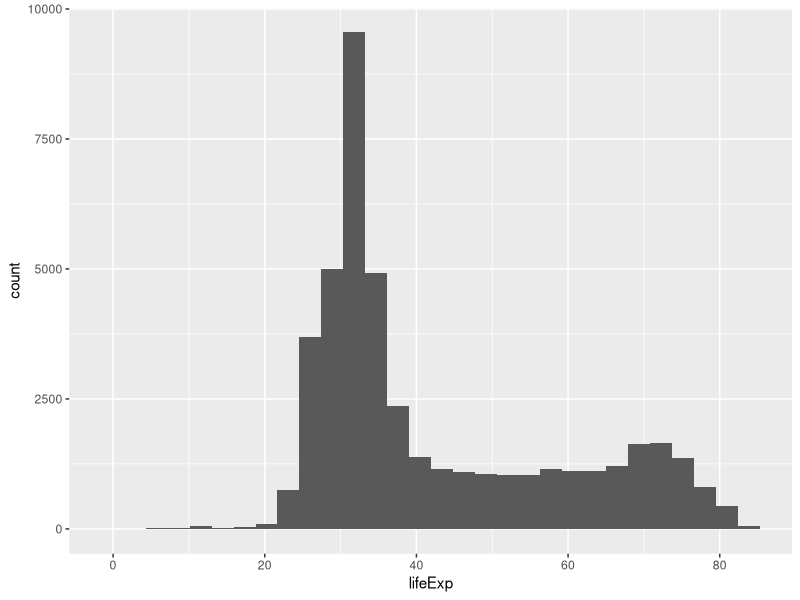
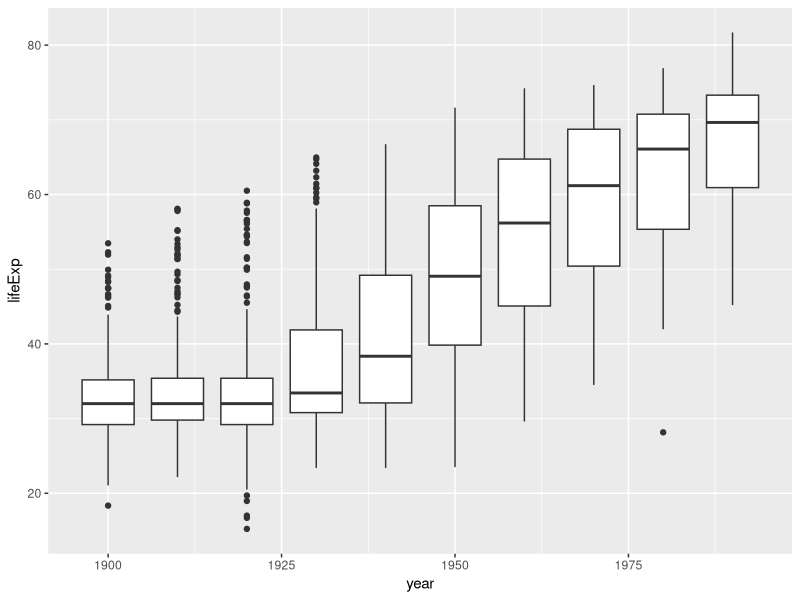
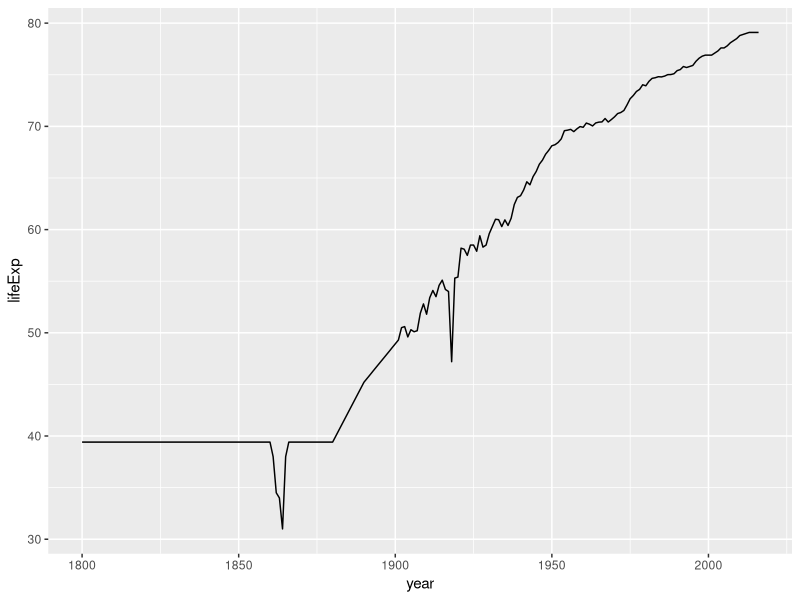
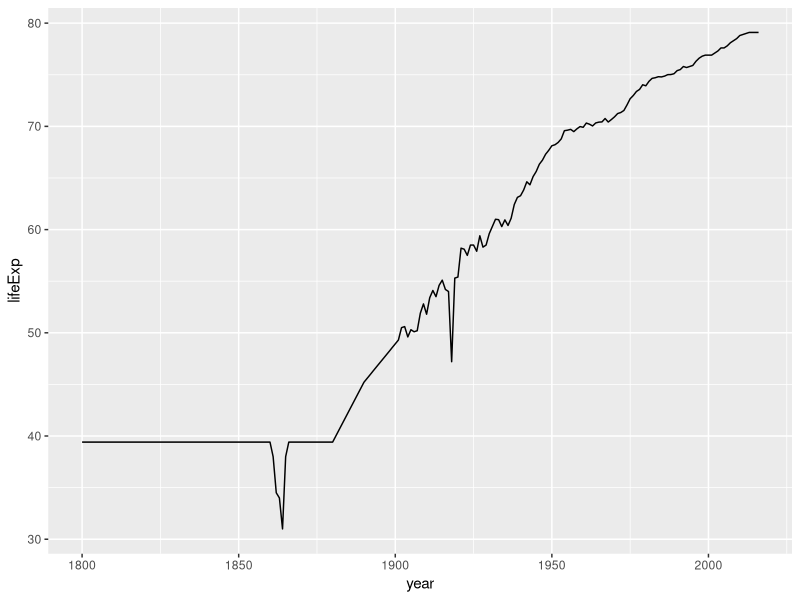
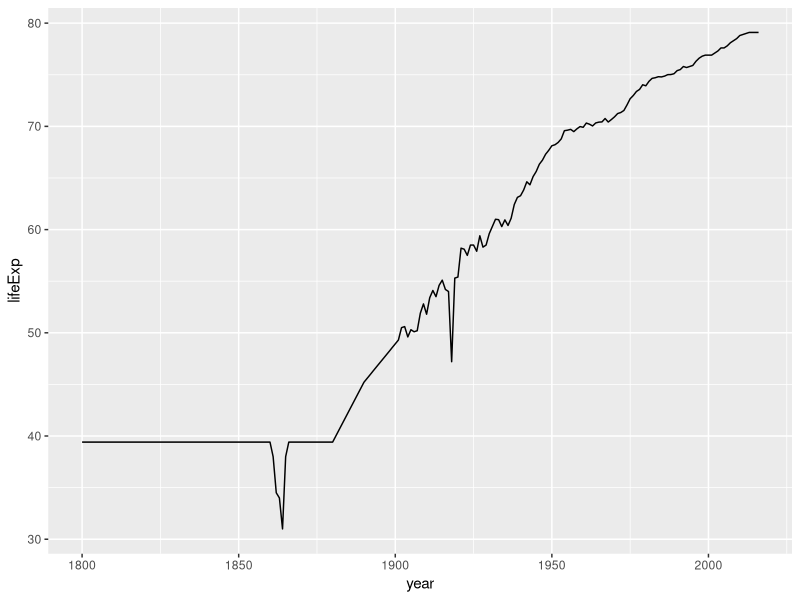
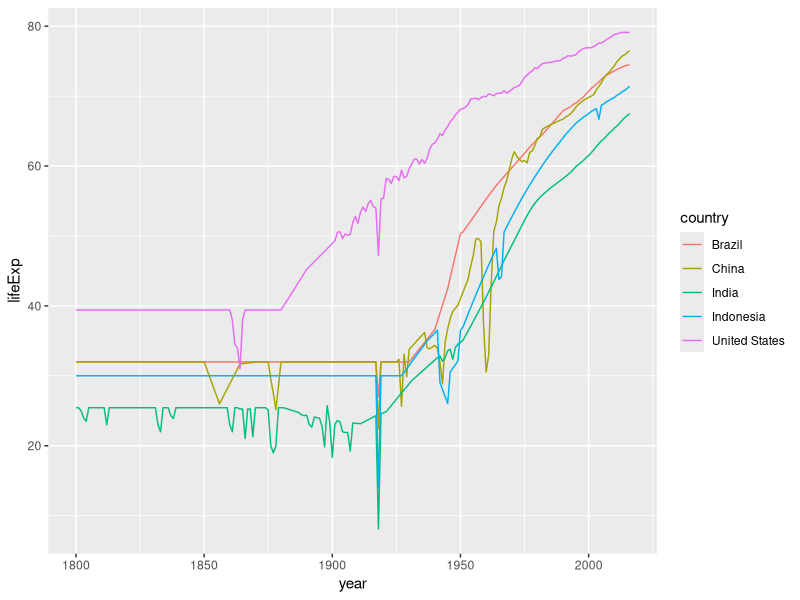

Write R code to recreate these figures, in order.
## ---- chunk 1
#TODO 8.1: Read in LifeExp.csv and check that it was read in correctly
gapminder1 <- read.csv("LifeExp.csv", header = TRUE, na.strings = "")
dim(gapminder1)
## ---- chunk 2
#TODO 8.2: rename name of the first column to "country"
names(gapminder1)[1] <- "country"
## ---- chunk 3
#TODO 8.3: calculate mean, median, minimum, and maximum life expetancy for each year here
apply(gapminder1[,2:ncol(gapminder1)], MARGIN = 2, mean, na.rm = TRUE)
apply(gapminder1[,2:ncol(gapminder1)], MARGIN = 2, median, na.rm = TRUE)
apply(gapminder1[,2:ncol(gapminder1)], MARGIN = 2, min, na.rm = TRUE)
apply(gapminder1[,2:ncol(gapminder1)], MARGIN = 2, max, na.rm = TRUE)
## ---- chunk 4
#TODO 8.4: Change gapminder1 from wide to long format here
library(tidyr)
gapminder1 <- gather(data = gapminder1, key = year, value = lifeExp, 2:218)
#str(gapminder1)
dim(gapminder1)
## ---- chunk 5
gapminder1$year <- substr(x = gapminder1$year, start = 2, stop = 5)
## ---- chunk 6
gapminder1$year <- as.integer(gapminder1$year)
## ---- chunk 7
#TODO 8.5: Draw histogram here
library(ggplot2)
ggplot(gapminder1, aes(x = lifeExp)) + geom_histogram()
## ---- chunk 8
#TODO 8.6: Draw side boxplots here
typeof(gapminder1$year)
ggplot(gapminder1[gapminder1$year %in% seq(1900, 1990, by=10),], aes(x = year, y = lifeExp)) + geom_boxplot(aes(group = year))
## ---- chunk 9
##TODO 8.7: Draw line graph here
ggplot(gapminder1[gapminder1$country=="United States",]) + geom_line(aes(x = year, y = lifeExp))
#or
ggplot(subset(gapminder1, country == "United States")) + geom_line(aes(x = year, y = lifeExp))
#or
ggplot(data = subset(gapminder1, country == "United States"), aes(x=year, y=lifeExp)) + geom_line()
names(gapminder1)
## ---- chunk 10
##TODO 8.8: Draw line graph grouped by country here
ggplot(gapminder1[gapminder1$country %in% c("China","India","United States","Indonesia","Brazil"),]) + geom_line(aes(x = year, y = lifeExp, color=country))
